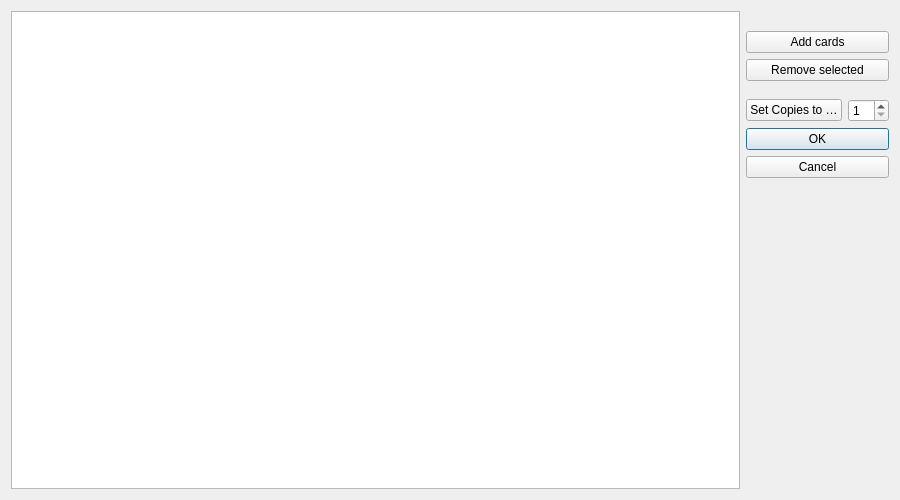
<?xml version="1.0" encoding="UTF-8"?>
<ui version="4.0">
 <class>CustomCardImportDialog</class>
 <widget class="QDialog" name="CustomCardImportDialog">
  <property name="geometry">
   <rect>
    <x>0</x>
    <y>0</y>
    <width>900</width>
    <height>500</height>
   </rect>
  </property>
  <property name="windowTitle">
   <string>Import custom cards</string>
  </property>
  <layout class="QGridLayout" name="gridLayout">
   <item row="1" column="3">
    <widget class="QLabel" name="image_label">
     <property name="maximumSize">
      <size>
       <width>800</width>
       <height>1100</height>
      </size>
     </property>
     <property name="text">
      <string/>
     </property>
    </widget>
   </item>
   <item row="1" column="2" rowspan="10">
    <widget class="CardListTableView" name="card_table"/>
   </item>
   <item row="6" column="3">
    <widget class="QPushButton" name="set_copies_to">
     <property name="text">
      <string>Set Copies to …</string>
     </property>
     <property name="icon">
      <iconset theme="document-edit"/>
     </property>
    </widget>
   </item>
   <item row="6" column="4">
    <widget class="QSpinBox" name="card_copies">
     <property name="minimum">
      <number>1</number>
     </property>
    </widget>
   </item>
   <item row="3" column="3" colspan="2">
    <widget class="QPushButton" name="remove_selected">
     <property name="text">
      <string>Remove selected</string>
     </property>
     <property name="icon">
      <iconset theme="edit-delete"/>
     </property>
    </widget>
   </item>
   <item row="2" column="3" colspan="2">
    <widget class="QPushButton" name="add_cards">
     <property name="text">
      <string>Add cards</string>
     </property>
     <property name="icon">
      <iconset theme="list-add"/>
     </property>
    </widget>
   </item>
   <item row="7" column="3" colspan="2">
    <widget class="QDialogButtonBox" name="button_box">
     <property name="sizePolicy">
      <sizepolicy hsizetype="Minimum" vsizetype="Expanding">
       <horstretch>0</horstretch>
       <verstretch>0</verstretch>
      </sizepolicy>
     </property>
     <property name="orientation">
      <enum>Qt::Vertical</enum>
     </property>
     <property name="standardButtons">
      <set>QDialogButtonBox::Cancel|QDialogButtonBox::Ok</set>
     </property>
    </widget>
   </item>
  </layout>
 </widget>
 <customwidgets>
  <customwidget>
   <class>CardListTableView</class>
   <extends>QTableView</extends>
   <header>mtg_proxy_printer.ui.card_list_table_view</header>
  </customwidget>
 </customwidgets>
 <resources/>
 <connections>
  <connection>
   <sender>button_box</sender>
   <signal>accepted()</signal>
   <receiver>CustomCardImportDialog</receiver>
   <slot>accept()</slot>
   <hints>
    <hint type="sourcelabel">
     <x>248</x>
     <y>254</y>
    </hint>
    <hint type="destinationlabel">
     <x>157</x>
     <y>274</y>
    </hint>
   </hints>
  </connection>
  <connection>
   <sender>button_box</sender>
   <signal>rejected()</signal>
   <receiver>CustomCardImportDialog</receiver>
   <slot>reject()</slot>
   <hints>
    <hint type="sourcelabel">
     <x>316</x>
     <y>260</y>
    </hint>
    <hint type="destinationlabel">
     <x>286</x>
     <y>274</y>
    </hint>
   </hints>
  </connection>
 </connections>
</ui>
